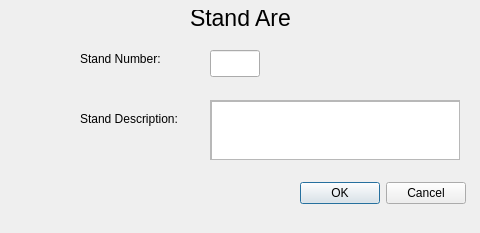
<?xml version="1.0" encoding="UTF-8"?>
<ui version="4.0">
 <class>stand_area</class>
 <widget class="QDialog" name="stand_area">
  <property name="geometry">
   <rect>
    <x>0</x>
    <y>0</y>
    <width>480</width>
    <height>233</height>
   </rect>
  </property>
  <property name="cursor">
   <cursorShape>IBeamCursor</cursorShape>
  </property>
  <property name="windowTitle">
   <string>Stand Area Editing</string>
  </property>
  <widget class="QDialogButtonBox" name="buttonBox">
   <property name="geometry">
    <rect>
     <x>290</x>
     <y>180</y>
     <width>176</width>
     <height>27</height>
    </rect>
   </property>
   <property name="orientation">
    <enum>Qt::Horizontal</enum>
   </property>
   <property name="standardButtons">
    <set>QDialogButtonBox::Cancel|QDialogButtonBox::Ok</set>
   </property>
  </widget>
  <widget class="QLabel" name="label_3">
   <property name="geometry">
    <rect>
     <x>80</x>
     <y>110</y>
     <width>121</width>
     <height>17</height>
    </rect>
   </property>
   <property name="text">
    <string>Stand Description:</string>
   </property>
  </widget>
  <widget class="QScrollArea" name="ScrollBox">
   <property name="geometry">
    <rect>
     <x>210</x>
     <y>100</y>
     <width>250</width>
     <height>60</height>
    </rect>
   </property>
   <property name="widgetResizable">
    <bool>true</bool>
   </property>
   <widget class="QWidget" name="scrollAreaWidgetContents">
    <property name="geometry">
     <rect>
      <x>0</x>
      <y>0</y>
      <width>248</width>
      <height>58</height>
     </rect>
    </property>
    <widget class="QPlainTextEdit" name="description">
     <property name="geometry">
      <rect>
       <x>0</x>
       <y>0</y>
       <width>250</width>
       <height>60</height>
      </rect>
     </property>
     <property name="maximumSize">
      <size>
       <width>250</width>
       <height>60</height>
      </size>
     </property>
    </widget>
   </widget>
  </widget>
  <widget class="QLabel" name="label_4">
   <property name="geometry">
    <rect>
     <x>80</x>
     <y>50</y>
     <width>101</width>
     <height>17</height>
    </rect>
   </property>
   <property name="text">
    <string>Stand Number:</string>
   </property>
  </widget>
  <widget class="QLineEdit" name="stand_no">
   <property name="geometry">
    <rect>
     <x>210</x>
     <y>50</y>
     <width>50</width>
     <height>27</height>
    </rect>
   </property>
  </widget>
  <widget class="QLabel" name="label">
   <property name="geometry">
    <rect>
     <x>190</x>
     <y>10</y>
     <width>101</width>
     <height>16</height>
    </rect>
   </property>
   <property name="font">
    <font>
     <pointsize>17</pointsize>
    </font>
   </property>
   <property name="text">
    <string>Stand Area</string>
   </property>
  </widget>
 </widget>
 <resources/>
 <connections>
  <connection>
   <sender>buttonBox</sender>
   <signal>accepted()</signal>
   <receiver>stand_area</receiver>
   <slot>accept()</slot>
   <hints>
    <hint type="sourcelabel">
     <x>248</x>
     <y>254</y>
    </hint>
    <hint type="destinationlabel">
     <x>157</x>
     <y>274</y>
    </hint>
   </hints>
  </connection>
  <connection>
   <sender>buttonBox</sender>
   <signal>rejected()</signal>
   <receiver>stand_area</receiver>
   <slot>reject()</slot>
   <hints>
    <hint type="sourcelabel">
     <x>316</x>
     <y>260</y>
    </hint>
    <hint type="destinationlabel">
     <x>286</x>
     <y>274</y>
    </hint>
   </hints>
  </connection>
 </connections>
</ui>
